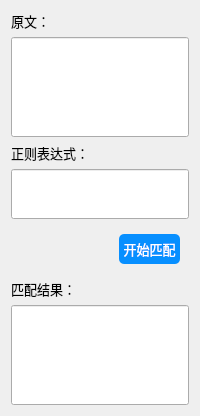
     <widget class="QWidget" name="page_23">
      <layout class="QVBoxLayout" name="verticalLayout_5">
       <item>
        <widget class="QLabel" name="label_11">
         <property name="minimumSize">
          <size>
           <width>0</width>
           <height>20</height>
          </size>
         </property>
         <property name="maximumSize">
          <size>
           <width>16777215</width>
           <height>20</height>
          </size>
         </property>
         <property name="font">
          <font>
           <family>OPPOSans B</family>
           <pointsize>10</pointsize>
           <stylestrategy>PreferAntialias</stylestrategy>
          </font>
         </property>
         <property name="text">
          <string>原文：</string>
         </property>
        </widget>
       </item>
       <item>
        <widget class="QLineEdit" name="lineEdit_11">
         <property name="sizePolicy">
          <sizepolicy hsizetype="Expanding" vsizetype="Expanding">
           <horstretch>0</horstretch>
           <verstretch>0</verstretch>
          </sizepolicy>
         </property>
         <property name="minimumSize">
          <size>
           <width>0</width>
           <height>100</height>
          </size>
         </property>
         <property name="font">
          <font>
           <family>OPPOSans B</family>
           <pointsize>10</pointsize>
           <stylestrategy>PreferAntialias</stylestrategy>
          </font>
         </property>
        </widget>
       </item>
       <item>
        <widget class="QLabel" name="label_12">
         <property name="minimumSize">
          <size>
           <width>0</width>
           <height>20</height>
          </size>
         </property>
         <property name="maximumSize">
          <size>
           <width>16777215</width>
           <height>20</height>
          </size>
         </property>
         <property name="font">
          <font>
           <family>OPPOSans B</family>
           <pointsize>10</pointsize>
           <stylestrategy>PreferAntialias</stylestrategy>
          </font>
         </property>
         <property name="text">
          <string>正则表达式：</string>
         </property>
        </widget>
       </item>
       <item>
        <widget class="QLineEdit" name="lineEdit_12">
         <property name="sizePolicy">
          <sizepolicy hsizetype="Expanding" vsizetype="Expanding">
           <horstretch>0</horstretch>
           <verstretch>0</verstretch>
          </sizepolicy>
         </property>
         <property name="minimumSize">
          <size>
           <width>0</width>
           <height>50</height>
          </size>
         </property>
         <property name="font">
          <font>
           <family>OPPOSans B</family>
           <pointsize>10</pointsize>
           <stylestrategy>PreferAntialias</stylestrategy>
          </font>
         </property>
         <property name="text">
          <string/>
         </property>
        </widget>
       </item>
       <item>
        <widget class="QWidget" name="horizontalWidget" native="true">
         <layout class="QHBoxLayout" name="horizontalLayout_2">
          <item>
           <spacer name="horizontalSpacer_2">
            <property name="orientation">
             <enum>Qt::Horizontal</enum>
            </property>
            <property name="sizeHint" stdset="0">
             <size>
              <width>40</width>
              <height>20</height>
             </size>
            </property>
           </spacer>
          </item>
          <item>
           <widget class="QToolButton" name="toolButton_5">
            <property name="minimumSize">
             <size>
              <width>0</width>
              <height>30</height>
             </size>
            </property>
            <property name="maximumSize">
             <size>
              <width>16777215</width>
              <height>30</height>
             </size>
            </property>
            <property name="font">
             <font>
              <family>OPPOSans B</family>
              <pointsize>10</pointsize>
              <stylestrategy>PreferAntialias</stylestrategy>
             </font>
            </property>
            <property name="styleSheet">
             <string notr="true">QToolButton {
	color: rgb(255, 255, 255);
	background-color: rgb(7, 143, 255);
	border-radius: 5px;
}

QToolButton::menu-indicator { 
	image: None;
}

 
QToolButton:hover {
	color: rgb(255, 255, 255);
	background-color: rgb(7, 143, 255);
}</string>
            </property>
            <property name="text">
             <string>开始匹配</string>
            </property>
           </widget>
          </item>
         </layout>
        </widget>
       </item>
       <item>
        <widget class="QLabel" name="label_13">
         <property name="minimumSize">
          <size>
           <width>0</width>
           <height>20</height>
          </size>
         </property>
         <property name="maximumSize">
          <size>
           <width>16777215</width>
           <height>20</height>
          </size>
         </property>
         <property name="font">
          <font>
           <family>OPPOSans B</family>
           <pointsize>10</pointsize>
           <stylestrategy>PreferAntialias</stylestrategy>
          </font>
         </property>
         <property name="text">
          <string>匹配结果：</string>
         </property>
        </widget>
       </item>
       <item>
        <widget class="QLineEdit" name="lineEdit_13">
         <property name="sizePolicy">
          <sizepolicy hsizetype="Expanding" vsizetype="Expanding">
           <horstretch>0</horstretch>
           <verstretch>0</verstretch>
          </sizepolicy>
         </property>
         <property name="minimumSize">
          <size>
           <width>0</width>
           <height>100</height>
          </size>
         </property>
         <property name="font">
          <font>
           <family>OPPOSans B</family>
           <pointsize>10</pointsize>
           <stylestrategy>PreferAntialias</stylestrategy>
          </font>
         </property>
        </widget>
       </item>
      </layout>
     </widget>
